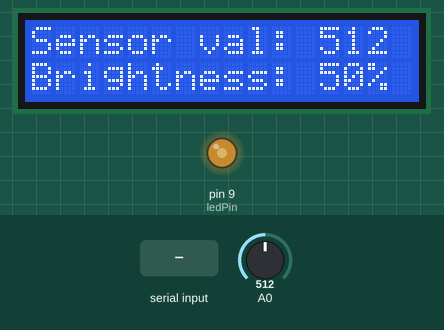
Simulated run of this sketch. Board: Arduino Uno, built with avr-gcc and run on an emulated ATmega328P. Parts: 16×2 character LCD, output pins drawn as LEDs (lit = HIGH). Inputs (shaded band) come from the test bench; at power-on: A0 = 512.

Above: at 1.2 s.
1.3 s: "%" received over Serial
At 3.0 s:
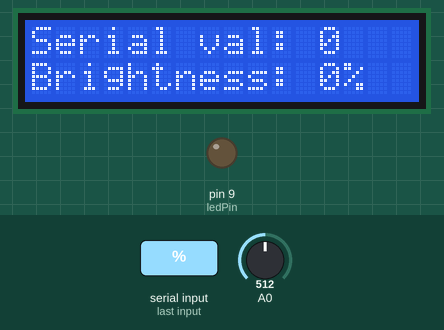
3.9 s: A0 set to 532
At 4.6 s:
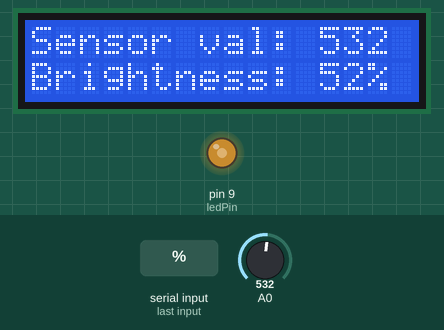
5.5 s: "90,45\n" received over Serial
At 6.2 s:
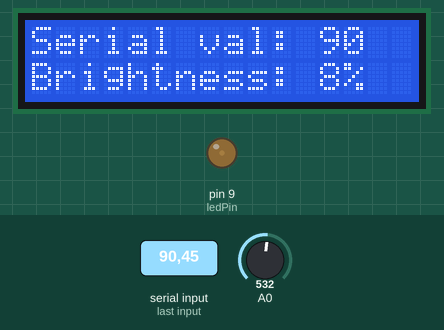
7.2 s: A0 set to 900
At 7.8 s:
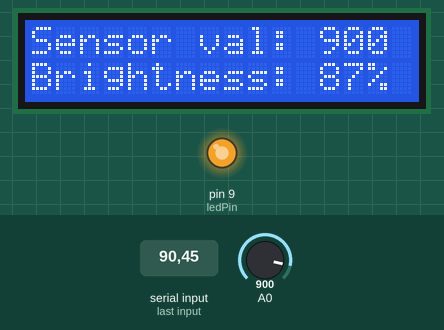
8.8 s: A0 set to 122
At 9.4 s:
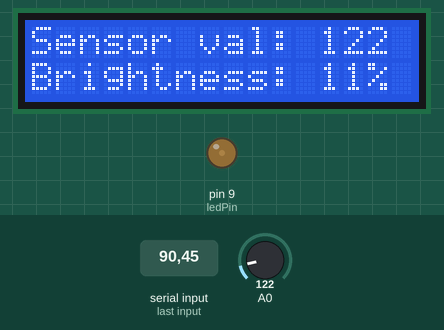
10.4 s: A0 set to 0
At 11.0 s:
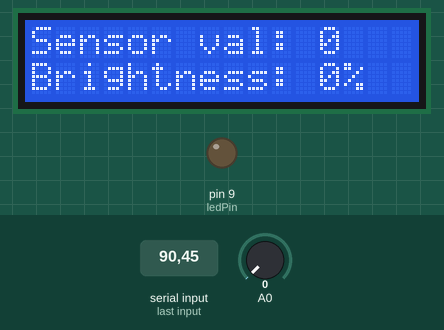
Timing chart, 0 to 13.0 s (numbered marks = the images above; inputs shaded):
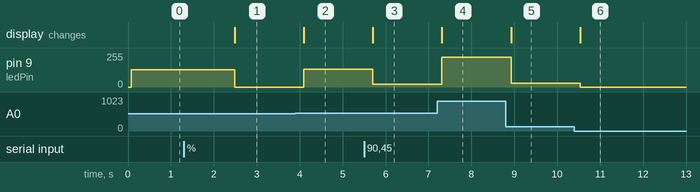

The sketch:

lcd_control.ino
```cpp
#include <LiquidCrystal.h>

// Define constants
const int ledPin = 9; // Pin for LED control
const int maxSensorValue = 1023; // Maximum potentiomer value
const int minSensorValue = 0; // Minimum potentiomer value
const float percentConversionFactor = 10.23; // Conversion factor for percentage input

long prevSensorValue = -1; // Previous sensor value
long prevIncomingVal = -1; // Previous incoming value

// Initializes the LiquidCrystal object with the pin numbers connected to the LCD (RS, E, D4, D5, D6, D7)
LiquidCrystal lcd(12, 11, 5, 4, 3, 2); // LCD pins

// Setup function to initialize the LCD and Serial communication
void setup() {
  lcd.begin(16, 2); // Initialize the LCD with 16 columns and 2 rows
  Serial.begin(9600); // Initialize serial communication at 9600 baud rate
}

// Function to display the message on the LCD
void displayMessage(const String& line1, const String& line2) {
  lcd.clear(); // Clear the LCD screen
  lcd.setCursor(0, 0); // Set the cursor to the first column of the first row
  lcd.print(line1); // Print the message on the first line
  lcd.setCursor(0, 1); // Set the cursor to the first column of the second row
  lcd.print(line2); // Print the message on the second line
}

// Function to update the LCD display based on value
void updateLcd(long val, bool fromSerial) {
  int brightnessPercent = val / percentConversionFactor; // Calculate brightness percentage
  String line1 = fromSerial ? "Serial val: " : "Sensor val: "; // Check if value is from serial or sensor
  line1 += val; // Append the value to the message
  line1 += "          "; // Ensure the line is cleared

  String line2 = "Brightness: "; // Display brightness percentage
  line2 += brightnessPercent; // Append the brightness percentage to the message
  line2 += "%            ";  // Ensure the line is cleared

  displayMessage(line1, line2); // Display the message on the LCD
}

// Function to control the LED and update the LCD
void controlLed(long val, bool fromSerial) {
  if (val > maxSensorValue) { // Check if value exceeds maximum sensor value
    displayMessage("Incoming: " + String(val), "Must be <= " + String(maxSensorValue)); // Display error message
  }
  else if (val < minSensorValue) { // Check if value is below minimum sensor value
    displayMessage("Incoming: " + String(val), "Must be >= " + String(minSensorValue)); // Display error message
  }
  else { // If value is within sensor range
    updateLcd(val, fromSerial); // Update the LCD display
    analogWrite(ledPin, val / 4); // Control the LED brightness
  }
}

// Function to handle serial input and convert it if needed
void handleSerialInput() { // Function to handle serial input
  if (Serial.available() > 0) {
    long incomingVal = Serial.parseInt();  // Read integer value from serial
    char proc = Serial.read();  // Read next character to check for '%'

    // Convert percentage input to sensor value range
    if (proc == '%') { // Check if the incoming value is a percentage
      incomingVal = incomingVal * percentConversionFactor; // Convert percentage to sensor value range
    }

    // Process new value only if it's different from the previous one
    if (incomingVal != prevIncomingVal) { // Check if the incoming value is different from the previous value
      prevIncomingVal = incomingVal; // Update the previous value
      controlLed(incomingVal, true); // Control the LED and update the LCD
    }

    // Clear remaining serial data
    while (Serial.available()) { // Check if there is any remaining data in the serial buffer
      Serial.read(); // Read and discard the remaining data
    }
  }
}

void loop() {
  // Read sensor value from A0
  long sensorValue = analogRead(A0);

  // Update LED and LCD only if the sensor value has changed significantly
  if (abs(sensorValue - prevSensorValue) > 1) { // Check if the sensor value has changed significantly
    prevSensorValue = sensorValue; // Update the previous sensor value
    controlLed(sensorValue, false); // Control the LED and update the LCD
  }

  // Handle any serial input
  handleSerialInput();

  delay(200);  // Delay for stability
}
```

Measured:
- the behaviour switches between 513 and 514 on A0 (found by bisection; images 1 and 2)
- after the input at 1.3 s, pin 9 (ledPin): 128/255 → 0/255 after 1.2 s; the display: changes after 1.2 s (image 1)
- after the input at 3.9 s, pin 9 (ledPin): 0/255 → 133/255 after 0.19 s; the display: changes after 0.19 s (image 2)
- after the input at 5.5 s, pin 9 (ledPin): 133/255 → 22/255 after 0.20 s; the display: changes after 0.20 s (image 3)
- after the input at 7.2 s, pin 9 (ledPin): 22/255 → 225/255 after 0.11 s; the display: changes after 0.11 s (image 4)
- after the input at 8.8 s, pin 9 (ledPin): 225/255 → 30/255 after 0.12 s; the display: changes after 0.12 s (image 5)
- after the input at 10.4 s, pin 9 (ledPin): 30/255 → 0/255 after 0.13 s; the display: changes after 0.13 s (image 6)
